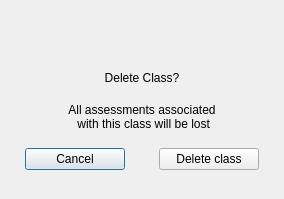
<?xml version="1.0" encoding="UTF-8"?>
<ui version="4.0">
 <class>DeleteMenu</class>
 <widget class="QDialog" name="DeleteMenu">
  <property name="geometry">
   <rect>
    <x>0</x>
    <y>0</y>
    <width>284</width>
    <height>199</height>
   </rect>
  </property>
  <property name="windowTitle">
   <string>Dialog</string>
  </property>
  <layout class="QVBoxLayout" name="verticalLayout">
   <property name="spacing">
    <number>0</number>
   </property>
   <property name="leftMargin">
    <number>10</number>
   </property>
   <property name="topMargin">
    <number>10</number>
   </property>
   <property name="rightMargin">
    <number>10</number>
   </property>
   <property name="bottomMargin">
    <number>10</number>
   </property>
   <item>
    <widget class="QFrame" name="frame">
     <property name="frameShape">
      <enum>QFrame::NoFrame</enum>
     </property>
     <property name="frameShadow">
      <enum>QFrame::Raised</enum>
     </property>
     <layout class="QVBoxLayout" name="verticalLayout_2">
      <property name="spacing">
       <number>4</number>
      </property>
      <property name="leftMargin">
       <number>15</number>
      </property>
      <property name="topMargin">
       <number>10</number>
      </property>
      <property name="rightMargin">
       <number>15</number>
      </property>
      <property name="bottomMargin">
       <number>15</number>
      </property>
      <item>
       <widget class="QFrame" name="frame_3">
        <property name="frameShape">
         <enum>QFrame::NoFrame</enum>
        </property>
        <property name="frameShadow">
         <enum>QFrame::Raised</enum>
        </property>
        <layout class="QHBoxLayout" name="horizontalLayout_2">
         <property name="spacing">
          <number>0</number>
         </property>
         <property name="leftMargin">
          <number>0</number>
         </property>
         <property name="topMargin">
          <number>0</number>
         </property>
         <property name="rightMargin">
          <number>0</number>
         </property>
         <property name="bottomMargin">
          <number>0</number>
         </property>
         <item>
          <spacer name="horizontalSpacer">
           <property name="orientation">
            <enum>Qt::Horizontal</enum>
           </property>
           <property name="sizeHint" stdset="0">
            <size>
             <width>40</width>
             <height>20</height>
            </size>
           </property>
          </spacer>
         </item>
         <item>
          <widget class="QLabel" name="warning_icon">
           <property name="maximumSize">
            <size>
             <width>100</width>
             <height>100</height>
            </size>
           </property>
           <property name="text">
            <string/>
           </property>
           <property name="pixmap">
            <pixmap resource="../../../resources/resources.qrc">:/exclaimation.svg</pixmap>
           </property>
           <property name="scaledContents">
            <bool>true</bool>
           </property>
           <property name="alignment">
            <set>Qt::AlignCenter</set>
           </property>
          </widget>
         </item>
         <item>
          <spacer name="horizontalSpacer_2">
           <property name="orientation">
            <enum>Qt::Horizontal</enum>
           </property>
           <property name="sizeHint" stdset="0">
            <size>
             <width>40</width>
             <height>20</height>
            </size>
           </property>
          </spacer>
         </item>
        </layout>
       </widget>
      </item>
      <item>
       <widget class="QLabel" name="are_you_sure_label">
        <property name="text">
         <string>Delete Class?</string>
        </property>
        <property name="alignment">
         <set>Qt::AlignCenter</set>
        </property>
       </widget>
      </item>
      <item>
       <widget class="QLabel" name="warning_text">
        <property name="frameShape">
         <enum>QFrame::NoFrame</enum>
        </property>
        <property name="text">
         <string>All assessments associated
 with this class will be lost</string>
        </property>
        <property name="alignment">
         <set>Qt::AlignCenter</set>
        </property>
       </widget>
      </item>
      <item>
       <widget class="QFrame" name="button_container">
        <property name="frameShape">
         <enum>QFrame::NoFrame</enum>
        </property>
        <property name="frameShadow">
         <enum>QFrame::Raised</enum>
        </property>
        <layout class="QHBoxLayout" name="horizontalLayout">
         <property name="spacing">
          <number>0</number>
         </property>
         <property name="leftMargin">
          <number>0</number>
         </property>
         <property name="topMargin">
          <number>6</number>
         </property>
         <property name="rightMargin">
          <number>0</number>
         </property>
         <property name="bottomMargin">
          <number>0</number>
         </property>
         <item>
          <widget class="QPushButton" name="cancel_button">
           <property name="sizePolicy">
            <sizepolicy hsizetype="Preferred" vsizetype="Fixed">
             <horstretch>3</horstretch>
             <verstretch>0</verstretch>
            </sizepolicy>
           </property>
           <property name="text">
            <string>Cancel</string>
           </property>
          </widget>
         </item>
         <item>
          <widget class="QFrame" name="frame_2">
           <property name="sizePolicy">
            <sizepolicy hsizetype="Preferred" vsizetype="Preferred">
             <horstretch>1</horstretch>
             <verstretch>0</verstretch>
            </sizepolicy>
           </property>
           <property name="frameShape">
            <enum>QFrame::NoFrame</enum>
           </property>
           <property name="frameShadow">
            <enum>QFrame::Raised</enum>
           </property>
          </widget>
         </item>
         <item>
          <widget class="QPushButton" name="delete_button">
           <property name="sizePolicy">
            <sizepolicy hsizetype="Preferred" vsizetype="Fixed">
             <horstretch>3</horstretch>
             <verstretch>0</verstretch>
            </sizepolicy>
           </property>
           <property name="text">
            <string>Delete class</string>
           </property>
          </widget>
         </item>
        </layout>
       </widget>
      </item>
     </layout>
    </widget>
   </item>
  </layout>
 </widget>
 <resources>
  <include location="../../../resources/resources.qrc"/>
 </resources>
 <connections/>
</ui>
